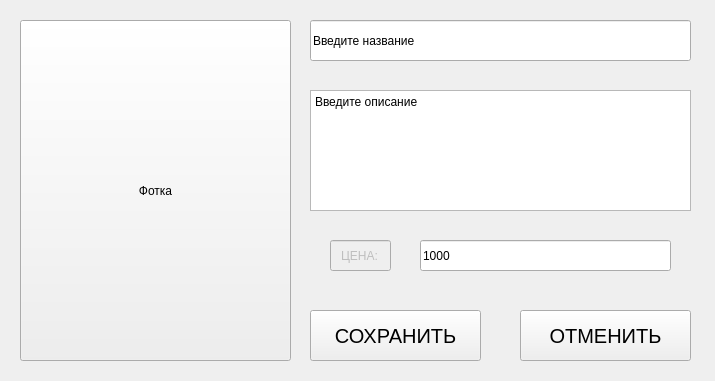
<?xml version="1.0" encoding="UTF-8"?>
<ui version="4.0">
 <class>createAdv</class>
 <widget class="QWidget" name="createAdv">
  <property name="geometry">
   <rect>
    <x>0</x>
    <y>0</y>
    <width>715</width>
    <height>381</height>
   </rect>
  </property>
  <property name="windowTitle">
   <string>Form</string>
  </property>
  <widget class="QPushButton" name="img">
   <property name="geometry">
    <rect>
     <x>20</x>
     <y>20</y>
     <width>271</width>
     <height>341</height>
    </rect>
   </property>
   <property name="text">
    <string>Фотка</string>
   </property>
  </widget>
  <widget class="QLineEdit" name="name">
   <property name="geometry">
    <rect>
     <x>310</x>
     <y>20</y>
     <width>381</width>
     <height>41</height>
    </rect>
   </property>
   <property name="text">
    <string>Введите название</string>
   </property>
  </widget>
  <widget class="QTextEdit" name="description">
   <property name="geometry">
    <rect>
     <x>310</x>
     <y>90</y>
     <width>381</width>
     <height>121</height>
    </rect>
   </property>
   <property name="html">
    <string>&lt;!DOCTYPE HTML PUBLIC &quot;-//W3C//DTD HTML 4.0//EN&quot; &quot;http://www.w3.org/TR/REC-html40/strict.dtd&quot;&gt;
&lt;html&gt;&lt;head&gt;&lt;meta name=&quot;qrichtext&quot; content=&quot;1&quot; /&gt;&lt;meta charset=&quot;utf-8&quot; /&gt;&lt;style type=&quot;text/css&quot;&gt;
p, li { white-space: pre-wrap; }
hr { height: 1px; border-width: 0; }
li.unchecked::marker { content: &quot;\2610&quot;; }
li.checked::marker { content: &quot;\2612&quot;; }
&lt;/style&gt;&lt;/head&gt;&lt;body style=&quot; font-family:'Segoe UI'; font-size:9pt; font-weight:400; font-style:normal;&quot;&gt;
&lt;p style=&quot; margin-top:0px; margin-bottom:0px; margin-left:0px; margin-right:0px; -qt-block-indent:0; text-indent:0px;&quot;&gt;Введите описание&lt;/p&gt;&lt;/body&gt;&lt;/html&gt;</string>
   </property>
  </widget>
  <widget class="QLineEdit" name="lineEdit_2">
   <property name="enabled">
    <bool>false</bool>
   </property>
   <property name="geometry">
    <rect>
     <x>330</x>
     <y>240</y>
     <width>61</width>
     <height>31</height>
    </rect>
   </property>
   <property name="text">
    <string>ЦЕНА:</string>
   </property>
   <property name="alignment">
    <set>Qt::AlignCenter</set>
   </property>
  </widget>
  <widget class="QLineEdit" name="cost">
   <property name="geometry">
    <rect>
     <x>420</x>
     <y>240</y>
     <width>251</width>
     <height>31</height>
    </rect>
   </property>
   <property name="text">
    <string>1000</string>
   </property>
  </widget>
  <widget class="QPushButton" name="savee">
   <property name="geometry">
    <rect>
     <x>310</x>
     <y>310</y>
     <width>171</width>
     <height>51</height>
    </rect>
   </property>
   <property name="font">
    <font>
     <pointsize>15</pointsize>
    </font>
   </property>
   <property name="text">
    <string>СОХРАНИТЬ</string>
   </property>
  </widget>
  <widget class="QPushButton" name="cansell">
   <property name="geometry">
    <rect>
     <x>520</x>
     <y>310</y>
     <width>171</width>
     <height>51</height>
    </rect>
   </property>
   <property name="font">
    <font>
     <pointsize>15</pointsize>
    </font>
   </property>
   <property name="text">
    <string>ОТМЕНИТЬ</string>
   </property>
  </widget>
 </widget>
 <resources/>
 <connections/>
</ui>
